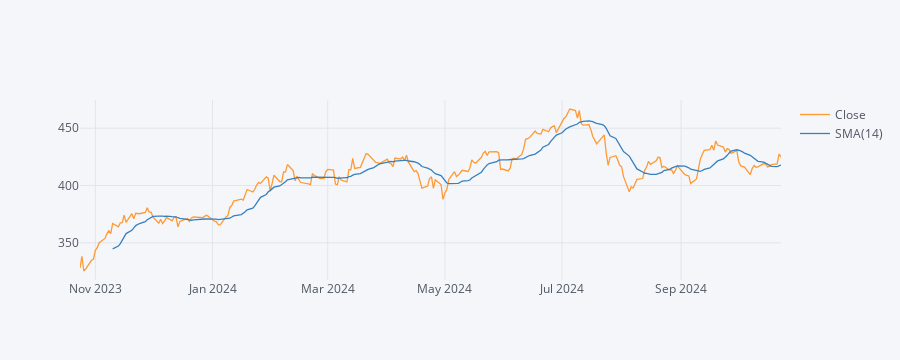

The cell this chart's notebook holds for it:
### Markdown cell above
** Use .ta_plot(study='sma') to create a Simple Moving Averages plot of Morgan Stanley for the year 2015.**

### Code cell
MS['Close'].loc['2023-10-24':'2024-10-23'].ta_plot(study='sma')

### Figure 1 — Plotly figure (JSON) as saved in the notebook; plotly's stock layout.template omitted (floating-point values rounded to 4 significant figures; data arrays with more than 128 entries replaced by an {"elided": "..."} marker saying what was removed)
{"data": [{"line": {"color": "rgba(255, 153, 51, 1.0)", "dash": "solid", "shape": "linear", "width": 1.3}, "mode": "lines", "name": "Close", "text": "", "type": "scatter", "x": {"elided": "252 str values"}, "y": {"elided": "252 float values"}}, {"line": {"color": "rgba(55, 128, 191, 1.0)", "dash": "solid", "shape": "linear", "width": 1.3}, "mode": "lines", "name": "SMA(14)", "text": "", "type": "scatter", "x": {"elided": "252 str values"}, "y": {"elided": "252 mixed values"}}], "layout": {"height": 360, "legend": {"bgcolor": "#F5F6F9", "font": {"color": "#4D5663"}}, "paper_bgcolor": "#F5F6F9", "plot_bgcolor": "#F5F6F9", "title": {"font": {"color": "#4D5663"}}, "xaxis": {"autorange": true, "gridcolor": "#E1E5ED", "range": ["2023-10-24", "2024-10-23"], "showgrid": true, "tickfont": {"color": "#4D5663"}, "title": {"font": {"color": "#4D5663"}, "text": ""}, "type": "date", "zerolinecolor": "#E1E5ED"}, "yaxis": {"autorange": true, "gridcolor": "#E1E5ED", "range": [317.6, 474.6], "showgrid": true, "tickfont": {"color": "#4D5663"}, "title": {"font": {"color": "#4D5663"}, "text": ""}, "type": "linear", "zerolinecolor": "#E1E5ED"}}}
